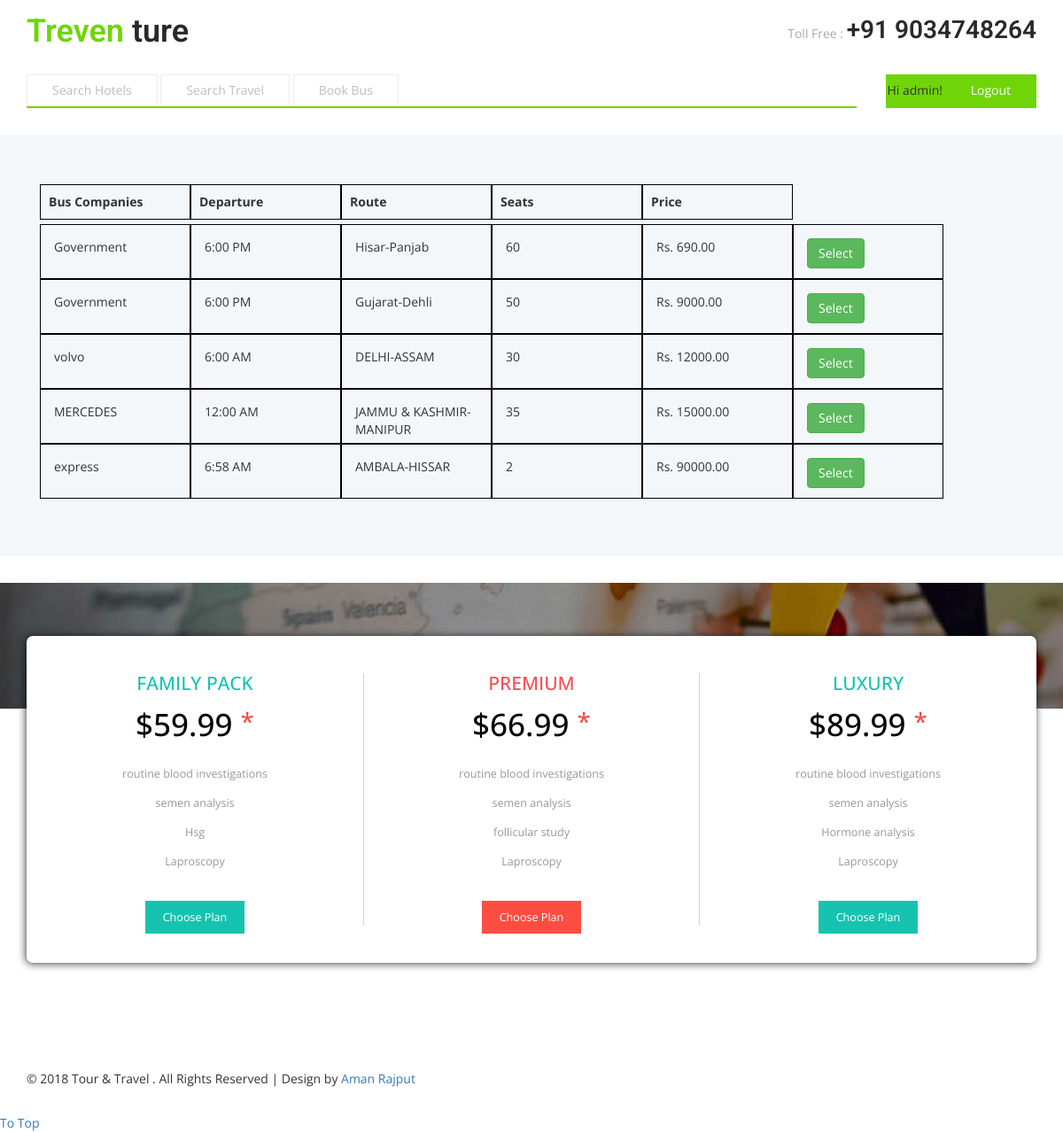
Screenshot of /allbus/ (signed in) with the database file from the repository.
### PointApp/models.py (models this page shows, shortened)
class Schedule(models.Model):
    departure_time = models.DateTimeField(auto_now_add=False)
    arrival_time = models.DateTimeField(auto_now_add=False)
    bus = models.ForeignKey(Bus, on_delete=models.CASCADE)
    price = models.DecimalField(max_digits=15 ,decimal_places=2, default=Decimal(0.00))
    class Meta:
        ordering = ['price']
    @classmethod
    def get_schedules(cls):
        schedule = cls.objects.all()
        return schedule

class Bus(models.Model):
    bus_organisation = models.ForeignKey(BusOrganisation, on_delete=models.CASCADE)
    number_plate = models.CharField(max_length=50)
    route = models.ForeignKey(Route, on_delete=models.CASCADE)
    capacity = models.PositiveIntegerField(default=0)

class BusOrganisation(models.Model):
    name = models.CharField(max_length=255)
    logo = models.ImageField(upload_to="logo-pic/", blank=True)
    def __str__(self):
        return self.name

class Route(models.Model):
    departure_location = models.CharField(max_length=255)
    destination_location = models.CharField(max_length=255)
    def __str__(self):
        return self.departure_location + '-' + self.destination_location

### PointApp/views.py (the view)
# urls.py: url(r'^allbus/', views.allbuss, name='allbus'),
def allbuss(request):
    title = 'All Buss'
    all_schedule = Schedule.get_schedules()
    return render(request,'catalog/allbus.html', {'title':title,  'buses':all_schedule})

### PointApp/templates/catalog/allbus.html
{% extends 'catalog/base.html' %}
{% load widget_tweaks %}
{% block content %}
{% if buses %}
<div class="container scheduleBar">
    <div class="row">
        <div class="container">
            <ul class="cat">
                <li class="bus-companies">Bus Companies</li>
                <li class="departure">Departure</li>
                <li class="duration">Route</li>
                <li class="seats hidden-xs hidden-sm">Seats</li>
                <li class="price">Price</li>
            </ul>
            <ul class="res">
                    {% for bus in buses %}
                    <li>{{bus.bus.bus_organisation}}</li>
                    <li>{{bus.departure_time | date:"g:i A"}}</li>
                    <li>{{bus.bus.route}}  </li>
                    <li>{{bus.bus.capacity}}</li>
                    <li>Rs. {{bus.price}}</li>
                    <li>
                        <a href="{%url 'bus_details' bus.id%}">
                            <button class="btn btn-success search-button">Select</button>
                        </a>
                    </li>
                    {% endfor %}
            </ul>
        </div>
    </div>
</div>
{% else %}
    <div><h2>No Bus Available.</h2></div>
{% endif %}
    {% endblock %}

### PointApp/templates/catalog/base.html (shortened to what this page needs)
{% load staticfiles %}
<!DOCTYPE html>
<html>
<head>
<link href="{%static 'catalog/css/bootstrap.css' %}" type="text/css" rel="stylesheet" media="all">
<link href="{%static 'catalog/css/style.css' %}" type="text/css" rel="stylesheet" media="all">
<link rel="stylesheet" href="{%static 'catalog/css/flexslider.css' %}" type="text/css" media="screen" />
<link type="text/css" rel="stylesheet" href="{%static 'catalog/css/JFFormStyle-1.css' %}" />
</head
<body>
	<div class="header">
		<div class="container">
			<div class="header-grids">
				<div class="logo">
					<h1><a  href="index.html"><span>Treven</span> ture</a></h1>
				</div>
				<div class="header-dropdown">
					<div class="emergency-grid">
						<ul>
							<li>Toll Free : </li>
							<li class="call">+91 9034748264</li>
						</ul>
					</div>
					<div class="clearfix"> </div>
				</div>
				<div class="clearfix"> </div>
			</div>
			<div class="nav-top">
				<div class="top-nav">
					<ul class="nav1">
						{% if user.is_authenticated %}
						<li><a href="/searchhotel/">Search Hotels</a></li>
						<li><a href="/searchtraval/">Search Travel</a></li>
						<li><a href="/allbus/">Book Bus</a></li>
						{% else %}
						<li><a href="/signup/">Sign UP</a></li>
						{% endif %}
					</ul>
				</div>
<div class="dropdown-grids">
						<div id="loginContainer">{% if user.is_authenticated %}
                                Hi {{ user.username }}!
                                <a href="/logout/"><span>Logout</span></a></p>
                              {% else %}
                                <a href="/login/"><span>Login</span></a>
                              {% endif %}
						</div>
				</div>
				<div class="clearfix"> </div>
			</div>
		</div>
	</div>
	<div class="banner-bottom">
		<div class="container">
                {% block content %}
                {% endblock %}
		</div>
	</div>
	<div class="pricing-agile" id="pricing-agile" style="background: url({% static 'catalog/img1/c1.jpg' %}) no-repeat fixed;
    ">
		<div class="container">
	<br><br><br>
			<div class="pricing-agile-grids">
				<div class="col-xs-4 grid-info">
					<h3>FAMILY PACK</h3>
					<h4>$59.99
						<sup>*</sup>
					</h4>
					<div class="pricing-agile-text">
						<p>routine blood investigations</p>
						<p>semen analysis</p>
						<p>Hsg</p>
						<p>Laproscopy</p>
					</div>
					<a href="#regi" class="scroll">Choose Plan</a>
				</div>
				<div class="col-xs-4 grid-info grid-two">
					<h3>PREMIUM</h3>
					<h4>$66.99
						<sup>*</sup>
					</h4>
					<div class="pricing-agile-text">
						<p>routine blood investigations</p>
						<p>semen analysis</p>
						<p>follicular study</p>
						<p>Laproscopy</p>
					</div>
					<a href="#regi" class="scroll">Choose Plan</a>
				</div>
				<div class="col-xs-4 grid-info grid-three">
					<h3>LUXURY</h3>
					<h4>$89.99
						<sup>*</sup>
					</h4>
					<div class="pricing-agile-text">
						<p>routine blood investigations</p>
						<p>semen analysis</p>
						<p>Hormone analysis</p>
						<p>Laproscopy</p>
					</div>
					<a href="#regi" class="scroll">Choose Plan</a>
				</div>
				<div class="clearfix"> </div>
			</div>
		</div>
	</div>
<div class="copy-right-grids">
				<div class="container">
					<div class="copy-left">
						<p class="footer-gd">© 2018 Tour & Travel . All Rights Reserved | Design by <a href="https://facebook.com/amanchauhan813/" target="_blank">Aman Rajput</a></p>
					</div>
				</div>
			</div>
</body>
</html>

### PointApp/static/catalog/css/style.css (style rules this page uses)
body a { transition: 0.5s all ease; -webkit-transition: 0.5s all ease; -moz-transition: 0.5s all ease; -o-transition: 0.5s all ease; -ms-transition: 0.5s all ease; text-decoration:none; }
.container { margin-bottom: 30px; }
.cat, .res { display: inline-block; }
.cat > li { float: left; width: 170px; list-style: none; border: 1px solid black; padding: 9px; font-weight: 700; }
.res > li { float: left; width: 170px; list-style: none; border: 1px solid black; padding: 15px; height: 62px; }
h1,h2,h3,h4,h5,h6 { margin:0; }
p { margin:0; }
ul,label { margin:0; padding:0; }
.header { padding: 1em 0 0 0; position: relative; }
.logo { float: left; }
.logo h1 { margin:0; }
.logo h1 a { color: #292929; padding: 0.2em 0; font-family: 'Roboto', sans-serif; font-weight: 600; font-size: 1em; }
.logo h1 a span { color:#6fd508; }
.nav-top { margin: 2em 0 0 0; }
.top-nav { margin: 0 auto 0 0; width: 82.2%; float:left; }
.top-nav ul { padding: 0; margin: 0; border-bottom: solid 2px #6fd508; }
.top-nav ul li { display: inline-block; text-decoration: none; }
.top-nav ul li a { display: block; padding: .5em 2em; color: #BDBDBD; border: solid 1px #ECECEC; border-bottom: solid 1px #FFF; }
.header-dropdown { float: right; width: 38%; }
.dropdown-grids { float: right; border-bottom: solid 2px #6fd508; }
#loginContainer { position: relative; padding: 0.5em 0em; border: solid 1px #6fd508; background: #6fd508; }
#loginContainer a span { padding: .5em 2em; color: #FFF; }
.emergency-grid { float: right; }
.emergency-grid ul { padding:0; margin:0; }
.emergency-grid ul li { display: inline-block; color: #A9A9A9; margin: 0; font-size: 1em; }
.emergency-grid ul li.call { color: #292929; font-family: 'Roboto', sans-serif; font-weight: 600; font-size: 2em; }
.banner-bottom { padding: 4em 0 0 0; background: #f4f7f9; }

### PointApp/templates/catalog/base.html (style rules this page uses)
.pricing-agile { background: url(../images/c1.jpg) no-repeat fixed; background-size: cover; -webkit-background-size: cover; -moz-background-size: cover; -o-background-size: cover; -ms-background-size: cover; min-height: 550px; }
.pricing-agile-grids { text-align: center; -webkit-box-shadow: -1px 1px 10px 0px rgba(0,0,0,0.75); -moz-box-shadow: -1px 1px 10px 0px rgba(0,0,0,0.75); box-shadow: -1px 1px 10px 0px rgba(0,0,0,0.75); padding: 3em 0; border-radius: 7px; background: #fff; }
.grid-info h3 { font-size: 1.5em; margin-bottom: 16px; color: #16C3B0; }
.grid-info h4 { font-size: 2.5em; color: #000; }
.grid-info h4 sup { vertical-align: sub; font-size: 0.8em; color: #ee4f4f; }
.pricing-agile-text { padding: 2em; }
.grid-info p { font-size: .9em; color: #999999; margin-bottom: 15px; }
.grid-info a { padding: 10px 20px; font-size: .9em; color: #FFF; background-color: #16C3B0; }
.grid-info.grid-two h3 { color:#FF4A52; }
.grid-info.grid-two a { background-color: #FD4D40; }
.grid-info.grid-two { border-left: 1px solid rgba(125, 123, 123, 0.32); border-right: 1px solid rgba(125, 123, 123, 0.32); }

### rows the page displays
Schedule: bus.bus_organisation "Government", departure_time "6:00 PM", bus.route "Hisar-Panjab", bus.capacity "60", price "690.00"
Schedule: bus.bus_organisation "Government", departure_time "6:00 PM", bus.route "Gujarat-Dehli", bus.capacity "50", price "9000.00"
Schedule: bus.bus_organisation "volvo", departure_time "6:00 AM", bus.route "DELHI-ASSAM", bus.capacity "30", price "12000.00"
Schedule: bus.bus_organisation "MERCEDES", departure_time "12:00 AM", bus.route "JAMMU & KASHMIR-MANIPUR", bus.capacity "35", price "15000.00"
Schedule: bus.bus_organisation "express", departure_time "6:58 AM", bus.route "AMBALA-HISSAR", bus.capacity "2", price "90000.00"

### other values shown
{{ user.username }} "admin"
